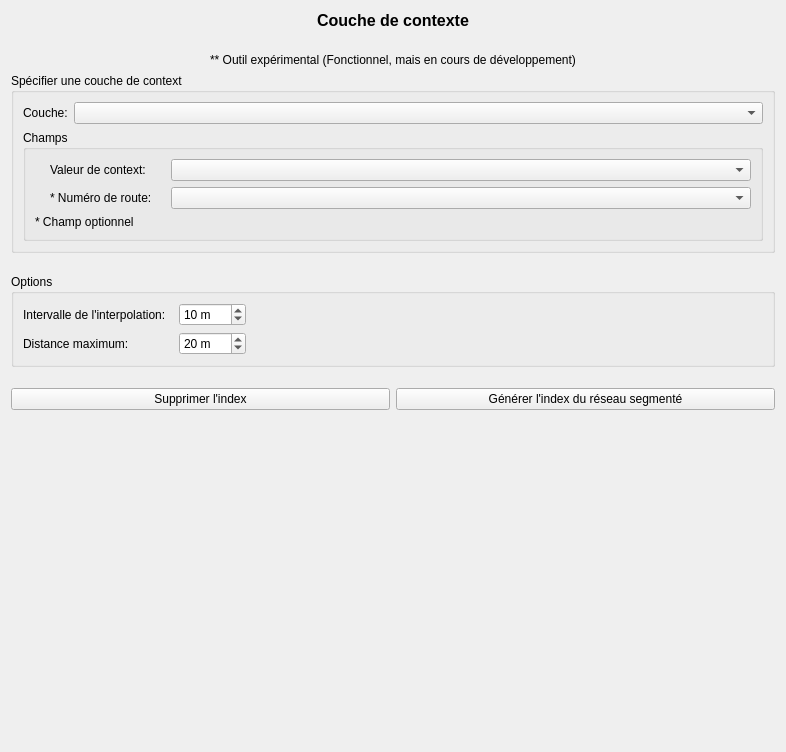
         <widget class="QWidget" name="scrollAreaWidgetContents_9">
          <property name="geometry">
           <rect>
            <x>0</x>
            <y>0</y>
            <width>786</width>
            <height>752</height>
           </rect>
          </property>
          <layout class="QGridLayout" name="gridLayout_29">
           <item row="1" column="1">
            <spacer name="verticalSpacer_19">
             <property name="orientation">
              <enum>Qt::Vertical</enum>
             </property>
             <property name="sizeType">
              <enum>QSizePolicy::Fixed</enum>
             </property>
             <property name="sizeHint" stdset="0">
              <size>
               <width>20</width>
               <height>17</height>
              </size>
             </property>
            </spacer>
           </item>
           <item row="4" column="0">
            <spacer name="verticalSpacer_17">
             <property name="orientation">
              <enum>Qt::Vertical</enum>
             </property>
             <property name="sizeType">
              <enum>QSizePolicy::Fixed</enum>
             </property>
             <property name="sizeHint" stdset="0">
              <size>
               <width>20</width>
               <height>15</height>
              </size>
             </property>
            </spacer>
           </item>
           <item row="7" column="0" colspan="4">
            <layout class="QHBoxLayout" name="horizontalLayout_10">
             <item>
              <widget class="QPushButton" name="btn_delete_index">
               <property name="text">
                <string>Supprimer l'index</string>
               </property>
              </widget>
             </item>
             <item>
              <widget class="QPushButton" name="btn_generate_index">
               <property name="text">
                <string>Générer l'index du réseau segmenté</string>
               </property>
              </widget>
             </item>
            </layout>
           </item>
           <item row="6" column="2">
            <spacer name="verticalSpacer_21">
             <property name="orientation">
              <enum>Qt::Vertical</enum>
             </property>
             <property name="sizeType">
              <enum>QSizePolicy::Fixed</enum>
             </property>
             <property name="sizeHint" stdset="0">
              <size>
               <width>20</width>
               <height>15</height>
              </size>
             </property>
            </spacer>
           </item>
           <item row="2" column="0" colspan="4">
            <widget class="QLabel" name="label_22">
             <property name="text">
              <string>** Outil expérimental (Fonctionnel, mais en cours de développement)</string>
             </property>
             <property name="alignment">
              <set>Qt::AlignCenter</set>
             </property>
            </widget>
           </item>
           <item row="5" column="0" colspan="4">
            <widget class="QGroupBox" name="groupBox_6">
             <property name="title">
              <string>Options</string>
             </property>
             <layout class="QGridLayout" name="gridLayout_28">
              <item row="0" column="0">
               <layout class="QHBoxLayout" name="horizontalLayout_12">
                <item>
                 <widget class="QLabel" name="label_25">
                  <property name="sizePolicy">
                   <sizepolicy hsizetype="Fixed" vsizetype="Preferred">
                    <horstretch>0</horstretch>
                    <verstretch>0</verstretch>
                   </sizepolicy>
                  </property>
                  <property name="minimumSize">
                   <size>
                    <width>150</width>
                    <height>0</height>
                   </size>
                  </property>
                  <property name="text">
                   <string>Intervalle de l'interpolation: </string>
                  </property>
                 </widget>
                </item>
                <item>
                 <widget class="QSpinBox" name="spx_intervalle_interpolation">
                  <property name="minimumSize">
                   <size>
                    <width>60</width>
                    <height>0</height>
                   </size>
                  </property>
                  <property name="suffix">
                   <string> m</string>
                  </property>
                  <property name="minimum">
                   <number>1</number>
                  </property>
                  <property name="maximum">
                   <number>1000</number>
                  </property>
                  <property name="singleStep">
                   <number>5</number>
                  </property>
                  <property name="value">
                   <number>10</number>
                  </property>
                 </widget>
                </item>
                <item>
                 <spacer name="horizontalSpacer_2">
                  <property name="orientation">
                   <enum>Qt::Horizontal</enum>
                  </property>
                  <property name="sizeHint" stdset="0">
                   <size>
                    <width>40</width>
                    <height>20</height>
                   </size>
                  </property>
                 </spacer>
                </item>
               </layout>
              </item>
              <item row="1" column="0">
               <layout class="QHBoxLayout" name="horizontalLayout_13">
                <item>
                 <widget class="QLabel" name="label_36">
                  <property name="sizePolicy">
                   <sizepolicy hsizetype="Fixed" vsizetype="Preferred">
                    <horstretch>0</horstretch>
                    <verstretch>0</verstretch>
                   </sizepolicy>
                  </property>
                  <property name="minimumSize">
                   <size>
                    <width>150</width>
                    <height>0</height>
                   </size>
                  </property>
                  <property name="text">
                   <string>Distance maximum: </string>
                  </property>
                 </widget>
                </item>
                <item>
                 <widget class="QSpinBox" name="spx_dist_interpolation">
                  <property name="minimumSize">
                   <size>
                    <width>60</width>
                    <height>0</height>
                   </size>
                  </property>
                  <property name="suffix">
                   <string> m</string>
                  </property>
                  <property name="maximum">
                   <number>1000</number>
                  </property>
                  <property name="singleStep">
                   <number>10</number>
                  </property>
                  <property name="value">
                   <number>20</number>
                  </property>
                 </widget>
                </item>
                <item>
                 <spacer name="horizontalSpacer_9">
                  <property name="orientation">
                   <enum>Qt::Horizontal</enum>
                  </property>
                  <property name="sizeHint" stdset="0">
                   <size>
                    <width>40</width>
                    <height>20</height>
                   </size>
                  </property>
                 </spacer>
                </item>
               </layout>
              </item>
             </layout>
            </widget>
           </item>
           <item row="8" column="0">
            <spacer name="verticalSpacer_20">
             <property name="orientation">
              <enum>Qt::Vertical</enum>
             </property>
             <property name="sizeHint" stdset="0">
              <size>
               <width>20</width>
               <height>40</height>
              </size>
             </property>
            </spacer>
           </item>
           <item row="3" column="0" colspan="4">
            <widget class="QGroupBox" name="gbx_layer_context">
             <property name="enabled">
              <bool>true</bool>
             </property>
             <property name="toolTip">
              <string>Permet de faire un index de segmentation linéaire sur un champ de valeur de la couche</string>
             </property>
             <property name="title">
              <string>Spécifier une couche de context</string>
             </property>
             <property name="checkable">
              <bool>false</bool>
             </property>
             <layout class="QGridLayout" name="gridLayout_23">
              <item row="1" column="0">
               <widget class="QGroupBox" name="groupBox_8">
                <property name="title">
                 <string>Champs</string>
                </property>
                <layout class="QGridLayout" name="gridLayout_25">
                 <item row="3" column="0">
                  <widget class="QLabel" name="label_26">
                   <property name="styleSheet">
                    <string notr="true">font: italic 7pt &quot;Arial&quot;;</string>
                   </property>
                   <property name="text">
                    <string>* Champ optionnel</string>
                   </property>
                  </widget>
                 </item>
                 <item row="1" column="0" colspan="2">
                  <layout class="QHBoxLayout" name="horizontalLayout_30">
                   <item>
                    <spacer name="horizontalSpacer_14">
                     <property name="orientation">
                      <enum>Qt::Horizontal</enum>
                     </property>
                     <property name="sizeType">
                      <enum>QSizePolicy::Fixed</enum>
                     </property>
                     <property name="sizeHint" stdset="0">
                      <size>
                       <width>15</width>
                       <height>20</height>
                      </size>
                     </property>
                    </spacer>
                   </item>
                   <item>
                    <widget class="QLabel" name="label_23">
                     <property name="sizePolicy">
                      <sizepolicy hsizetype="Fixed" vsizetype="Preferred">
                       <horstretch>0</horstretch>
                       <verstretch>0</verstretch>
                      </sizepolicy>
                     </property>
                     <property name="minimumSize">
                      <size>
                       <width>115</width>
                       <height>0</height>
                      </size>
                     </property>
                     <property name="maximumSize">
                      <size>
                       <width>16777215</width>
                       <height>16777215</height>
                      </size>
                     </property>
                     <property name="text">
                      <string>* Numéro de route:</string>
                     </property>
                    </widget>
                   </item>
                   <item>
                    <widget class="QgsFieldComboBox" name="cbx_field_route">
                     <property name="toolTip">
                      <string>Numéro du RTSS (non formaté)</string>
                     </property>
                     <property name="allowEmptyFieldName">
                      <bool>true</bool>
                     </property>
                    </widget>
                   </item>
                  </layout>
                 </item>
                 <item row="0" column="0" colspan="2">
                  <layout class="QHBoxLayout" name="horizontalLayout_31">
                   <item>
                    <spacer name="horizontalSpacer_15">
                     <property name="orientation">
                      <enum>Qt::Horizontal</enum>
                     </property>
                     <property name="sizeType">
                      <enum>QSizePolicy::Fixed</enum>
                     </property>
                     <property name="sizeHint" stdset="0">
                      <size>
                       <width>15</width>
                       <height>20</height>
                      </size>
                     </property>
                    </spacer>
                   </item>
                   <item>
                    <widget class="QLabel" name="label_24">
                     <property name="sizePolicy">
                      <sizepolicy hsizetype="Fixed" vsizetype="Preferred">
                       <horstretch>0</horstretch>
                       <verstretch>0</verstretch>
                      </sizepolicy>
                     </property>
                     <property name="minimumSize">
                      <size>
                       <width>115</width>
                       <height>0</height>
                      </size>
                     </property>
                     <property name="maximumSize">
                      <size>
                       <width>16777215</width>
                       <height>16777215</height>
                      </size>
                     </property>
                     <property name="text">
                      <string>Valeur de context:</string>
                     </property>
                    </widget>
                   </item>
                   <item>
                    <widget class="QgsFieldComboBox" name="cbx_field_value">
                     <property name="toolTip">
                      <string>Chainage de début du RTSS</string>
                     </property>
                     <property name="allowEmptyFieldName">
                      <bool>false</bool>
                     </property>
                    </widget>
                   </item>
                  </layout>
                 </item>
                </layout>
               </widget>
              </item>
              <item row="0" column="0">
               <layout class="QHBoxLayout" name="horizontalLayout_28">
                <item>
                 <widget class="QLabel" name="label_21">
                  <property name="sizePolicy">
                   <sizepolicy hsizetype="Fixed" vsizetype="Preferred">
                    <horstretch>0</horstretch>
                    <verstretch>0</verstretch>
                   </sizepolicy>
                  </property>
                  <property name="text">
                   <string>Couche:</string>
                  </property>
                 </widget>
                </item>
                <item>
                 <widget class="QgsMapLayerComboBox" name="cbx_layer_context">
                  <property name="toolTip">
                   <string>Nom de la couche des RTSS dans le projet</string>
                  </property>
                 </widget>
                </item>
               </layout>
              </item>
             </layout>
            </widget>
           </item>
           <item row="0" column="0" colspan="4">
            <widget class="QLabel" name="label_35">
             <property name="font">
              <font>
               <family>MS Shell Dlg 2</family>
               <pointsize>12</pointsize>
               <weight>75</weight>
               <italic>false</italic>
               <bold>true</bold>
              </font>
             </property>
             <property name="styleSheet">
              <string notr="true">font: bold 12pt &quot;MS Shell Dlg 2&quot;;</string>
             </property>
             <property name="text">
              <string>Couche de contexte</string>
             </property>
             <property name="alignment">
              <set>Qt::AlignBottom|Qt::AlignHCenter</set>
             </property>
            </widget>
           </item>
          </layout>
         </widget>
